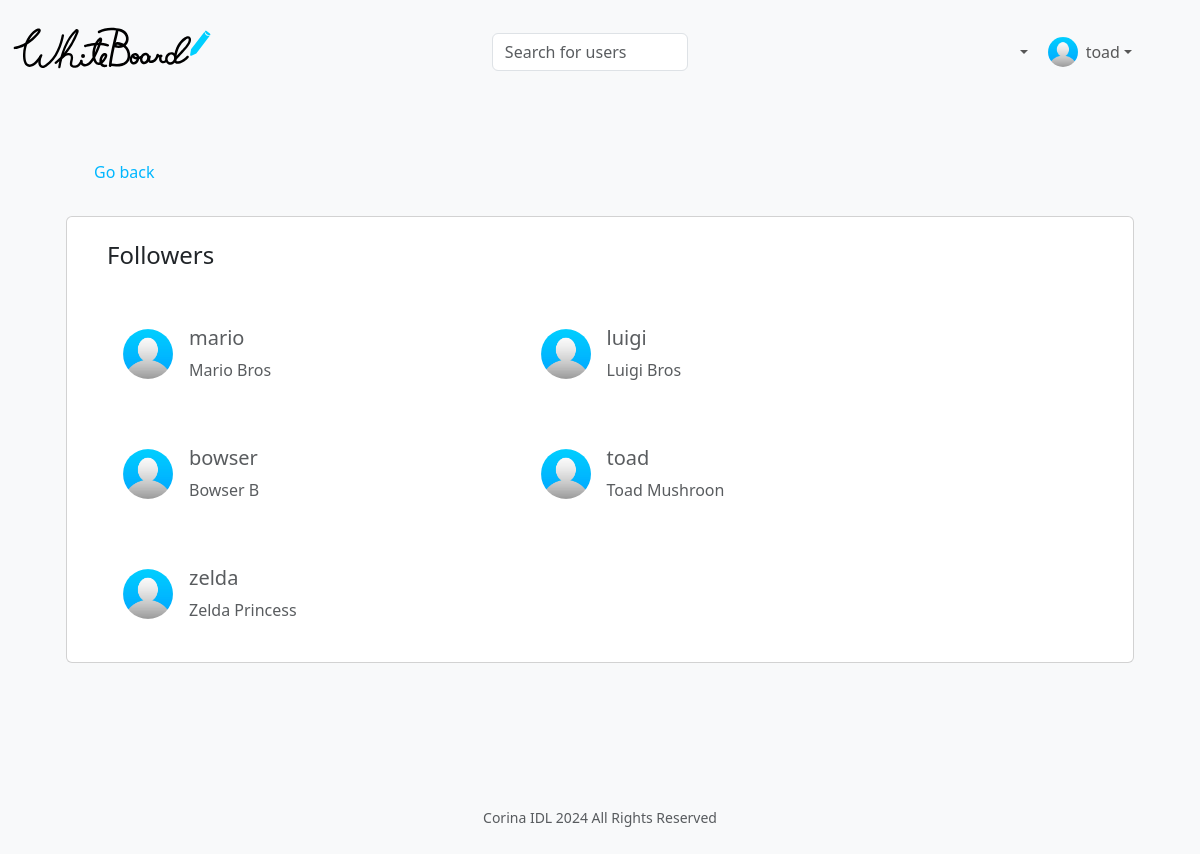
The app's page /followers-peach (signed in), older data.
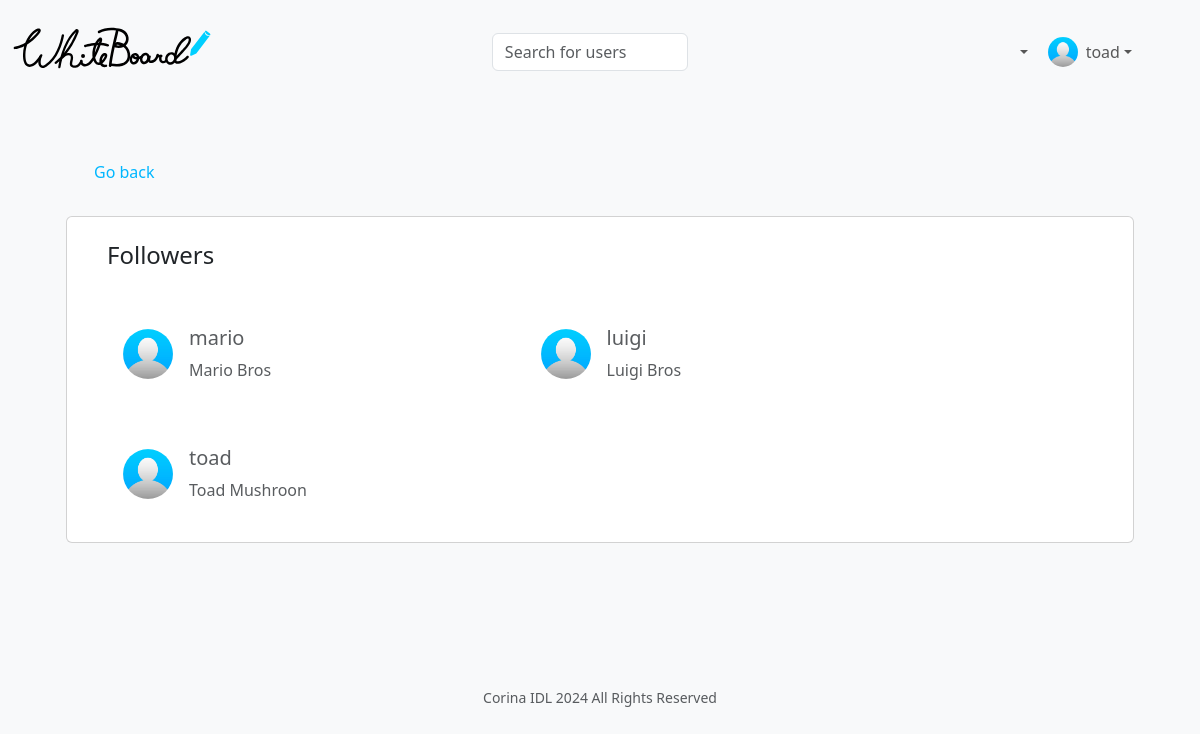
The same page, newer data.
### tables this page shows
CREATE TABLE users (
	id INTEGER PRIMARY KEY AUTOINCREMENT NOT NULL,
	name TEXT NOT NULL,
	email TEXT NOT NULL,
	pass TEXT NOT NULL,
	username TEXT NOT NULL
, image TEXT NOT NULL DEFAULT "avatar.jpg", joined NUMERIC NOT NULL DEFAULT "2024-07-28", workplace TEXT NOT NULL DEFAULT "Place of current work", studies TEXT NOT NULL DEFAULT "School were you graduated", location TEXT NOT NULL DEFAULT "Place where you live", phone TEXT NOT NULL DEFAULT "Your phone number");

### app.py (the view)
@app.route("/followers-<username>")
@login_required
def followers(username):
    if not username:
        return render_template("notfound.html")
    users = db.execute("SELECT * FROM users WHERE id = ?", session["user_id"])
    profile = db.execute("SELECT * FROM users WHERE username = ?", username)
    if not profile:
        return render_template("notfound.html")
    profile_id = profile[0]["id"]
    list_followers = db.execute("SELECT username, name, image FROM users, followers WHERE users.id = followers.user_id AND followers.follows = ? AND followers.user_id != ?", profile_id, profile_id)
    return render_template("followers.html", users=users, profile=profile, followers=list_followers)

### app.py (called while the page is built)
@app.after_request
def after_request(response):
    response.headers["Cache-Control"] = "no-cache, no-store, must-revalidate"
    response.headers["Expires"] = 0
    response.headers["Pragma"] = "no-cache"
    return response

### helpers.py (called while the page is built)
def login_required(f):
    @wraps(f)
    def decorated_function(*args, **kwargs):
        if session.get("user_id") is None:
            return redirect("/login")
        return f(*args, **kwargs)
    return decorated_function

### templates/followers.html (shortened to what this page needs)
{% extends "layout.html" %}
{% block main %}
    <div class="container">
        <a href="/info-{{profile[0].username}}" class="mb-3 ms-2 d-flex justify-content-start align-items-center gap-2">
            <box-icon name='arrow-back' color="#00b7ff" ></box-icon>
            <p class="mt-3" style="color: #00b7ff;">Go back</p>
        </a>
        <div class="container pb-5">
            <div class="card mb-5">
                <div class="card-body mx-3 row d-flex flex-wrap ms-lg-3">
                    <h4 class="p-2">Followers</h4>
                    {% for row in followers %}
                        <div class="col-md-5 mt-3 p-2">
                            <a class="nav-link d-flex align-items-center ms-3 gap-2" href="/profile-{{row.username}}">
                                <img src="../static/{{row.image}}" class="rounded-circle" height="50" width="50" alt="Avatar" loading="lazy" />
                                <div>
                                    <p class="mt-3 ms-2 h5 text-muted">{{ row.username }}</p>
                                    <p class="ms-2 text-muted">{{ row.name }}</p>
                                </div>
                            </a>
                        </div>
                    {% endfor %}
                </div>
            </div>
        </div>
    </div>
{% endblock %}
{% block footer %}
    <footer class="mb-5">
        <p class="mb-3 small text-center text-muted">
            Corina IDL <span id="date"></span> All Rights Reserved
        </p>
    </footer>
{% endblock %}

### templates/layout.html (shortened to what this page needs)
<!DOCTYPE html>
<html lang="en">
<head>
    <link href="https://cdn.jsdelivr.net/npm/bootstrap@5.3.3/dist/css/bootstrap.min.css" rel="stylesheet">
    <link rel="stylesheet" href="../static/styles.css">
</head>
<body class="bg-light">
    <nav class="bg-light navbar navbar-expand-md navbar-light sticky-top">
        <div class="container-fluid">
            <a class="navbar-brand" href="/">
                <img src="../static/whiteboard-logo.svg" alt="WhiteBoard logo" width="200" loading="lazy">
            </a>
            <div class="collapse navbar-collapse" id="navbar">
                {% if session["user_id"] %}
                    <div class="container-lg mt-2">
                        <form action="/search" class="d-flex align-items-center" role="search">
                            <input class="form-control me-2" type="search" placeholder="Search for users" aria-label="Search" name="user" autocomplete="off">
                            <button class="search-btn" type="submit">
                                <box-icon name='search'></box-icon>
                            </button>
                        </form>
                    </div>
                    <ul class="navbar-nav ms-auto mt-2 d-md-flex align-items-md-center">
                        <li class="nav-item dropdown me-1">
                            <a href="#" class="nav-link dropdown-toggle d-flex align-items-center" data-bs-toggle="dropdown" data-bs-auto-close="outside" aria-expanded="false">
                                <box-icon name='heart'></box-icon>
                            </a>
                        </li>
                        <li class="nav-item dropdown me-lg-5">
                            {% for user in users %}
                                <a class="nav-link dropdown-toggle d-flex align-items-center" href="#" data-bs-toggle="dropdown" aria-expanded="false" data-bs-auto-close="outside">
                                    <img src="../static/{{ user.image }}" class="rounded-circle" height="30" width="30" alt="Avatar" loading="lazy" />
                                    <p class="mt-3 ms-2">{{ user.username }}</p>
                                </a>
                            {% endfor %}
                        </li>
                    </ul>
                {% endif %}
            </div>
        </div>
    </nav>
    <main class="container py-5">
        {% block main %}{% endblock %}
    </main>
    {% block footer %}{% endblock %}
</body>
</html>

Row changes from the older to the newer data that the page shows:
removed users: image (placeholder picture), username "bowser", name "Bowser B", shown under "Followers"
removed users: image (placeholder picture), username "zelda", name "Zelda Princess", shown under "Followers"
